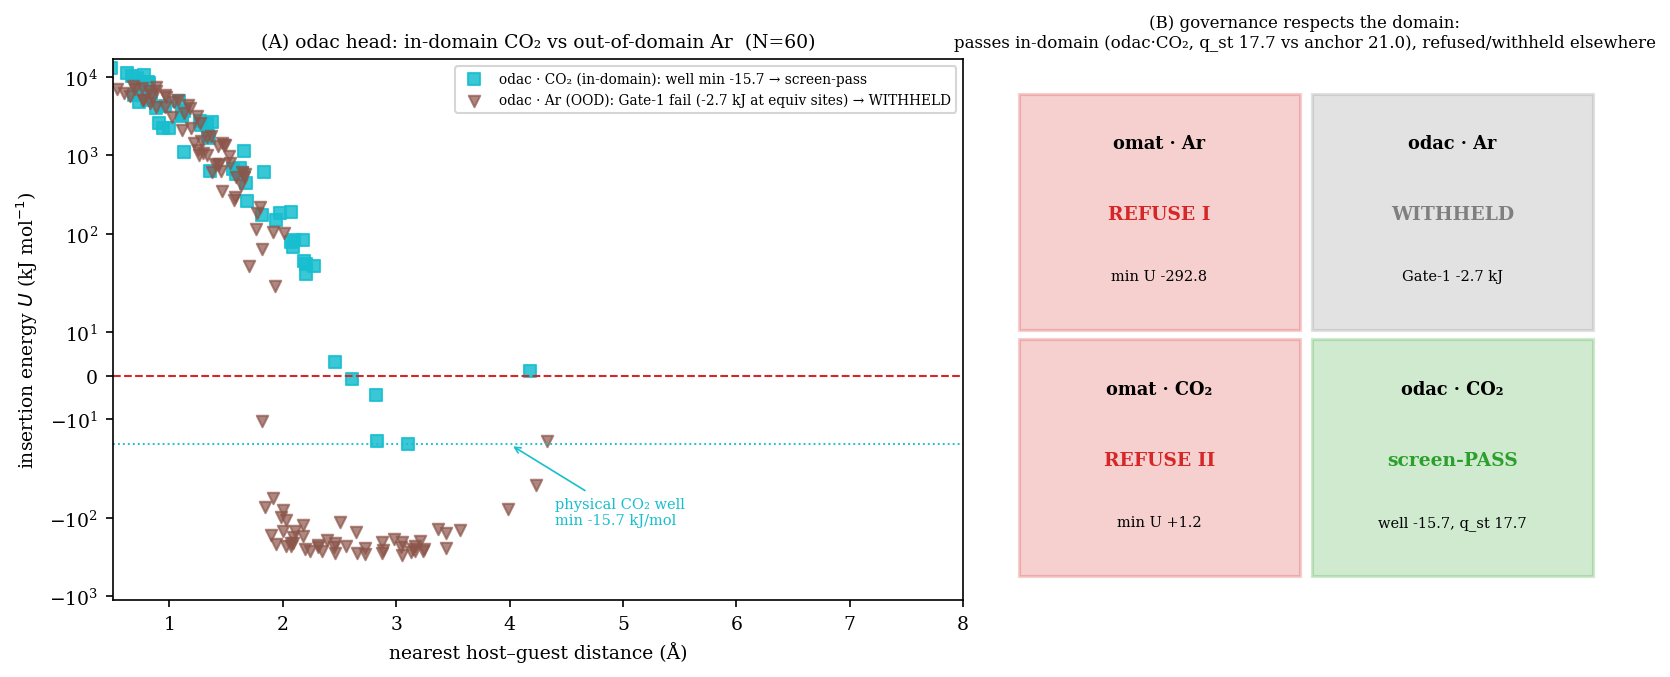

Here is the Python script that generated this plot:
#!/usr/bin/env python3
"""F2 — "governance respects the training domain" (UMA). Panel A: the odac head on CO2 (in-domain →
physical well) vs Ar (OOD → erratic/withheld), same model head. Panel B: the task×system verdict
matrix. Every number reads from committed JSONs."""
import figstyle as S
import matplotlib.pyplot as plt
import numpy as np

co2 = S.per_insertion("uma_co2_odac"); ar = S.per_insertion("uma_odac")
dco2 = np.array([r["min_dist_A"] for r in co2]); eco2 = np.array([r["U_mace_kJ"] for r in co2])
dar = np.array([r["min_dist_A"] for r in ar]); ear = np.array([r["U_mace_kJ"] for r in ar])

# numbers from JSON
co2_min = S.jget("wpb_uma_co2_odac.json", "min_U_mace_kJ")
co2_q = S.jget("wpb_uma_co2_odac.json", "screen_q_st_kJ")
co2_anchor = S.jget("wpb_uma_co2_odac.json", "accuracy_anchor_q_st_kJ")
co2_gate1 = S.jget("wpb_uma_co2_odac.json", "gate1_second_open_U_kJ")
co2_N = S.jget("wpb_uma_co2_odac.json", "N")
ar_gate1_eq = S.jget("wpb_uma_odac.json", "gate1_second_open_U_kJ")  # periodic equivalent-sites Gate-1
omatAr_min = S.jget("wpb_uma_omat.json", "min_U_mace_kJ")
omatAr_v = S.jget("wpb_uma_omat.json", "verdict")
omatCO2_min = S.jget("wpb_uma_co2_omat.json", "min_U_mace_kJ")

plt.rcParams.update({"font.family": "serif", "font.size": 9})
fig, (axA, axB) = plt.subplots(1, 2, figsize=(11.0, 4.6), gridspec_kw={"width_ratios": [1.35, 1.0]})

# ── Panel A: odac head, CO2 (in-domain) vs Ar (OOD) ──
axA.axhline(0, color=S.COLORS["floor"], ls="--", lw=1.0)
axA.scatter(dco2, eco2, s=30, c=S.COLORS["uma_odac"], marker="s",
            label=f"odac · CO₂ (in-domain): well min {S.fmt(co2_min, signed=True)} → screen-pass", alpha=0.85)
axA.scatter(dar, ear, s=30, c=S.COLORS["uma_omat"], marker="v",
            label=f"odac · Ar (OOD): Gate-1 fail ({S.fmt(ar_gate1_eq)} kJ at equiv sites) → WITHHELD", alpha=0.7)
axA.axhline(co2_min, color=S.COLORS["uma_odac"], ls=":", lw=0.9)
axA.annotate(f"physical CO₂ well\nmin {S.fmt(co2_min, signed=True)} kJ/mol", (4.0, co2_min),
             xytext=(4.4, -120), fontsize=7, color=S.COLORS["uma_odac"],
             arrowprops=dict(arrowstyle="->", color=S.COLORS["uma_odac"], lw=0.8))
axA.set_yscale("symlog", linthresh=20); axA.set_xlim(0.5, 8)
axA.set_xlabel("nearest host–guest distance (Å)"); axA.set_ylabel(r"insertion energy $U$ (kJ mol$^{-1}$)")
axA.set_title(f"(A) odac head: in-domain CO₂ vs out-of-domain Ar  (N={co2_N})", fontsize=9)
axA.legend(fontsize=6.6, loc="upper right")

# ── Panel B: task × system verdict matrix ──
axB.axis("off")
cells = [
    # (col, row, task, system, color_key, line1, line2)
    (0, 1, "omat", "Ar",  "#d62728", "REFUSE I", f"min U {S.fmt(omatAr_min, signed=True)}"),
    (1, 1, "odac", "Ar",  "#7f7f7f", "WITHHELD", f"Gate-1 {S.fmt(ar_gate1_eq)} kJ"),
    (0, 0, "omat", "CO₂", "#d62728", "REFUSE II", f"min U {S.fmt(omatCO2_min, signed=True)}"),
    (1, 0, "odac", "CO₂", "#2ca02c", "screen-PASS", f"well {S.fmt(co2_min, signed=True)}, q_st {S.fmt(co2_q)}"),
]
for col, row, task, sysn, color, v1, v2 in cells:
    x, y = col, row
    axB.add_patch(plt.Rectangle((x, y), 0.96, 0.96, facecolor=color, alpha=0.22, edgecolor=color, lw=1.5))
    axB.text(x + 0.48, y + 0.74, f"{task} · {sysn}", ha="center", fontsize=8.5, weight="bold")
    axB.text(x + 0.48, y + 0.45, v1, ha="center", fontsize=9, color=color, weight="bold")
    axB.text(x + 0.48, y + 0.20, v2, ha="center", fontsize=7)
axB.set_xlim(-0.1, 2.05); axB.set_ylim(-0.1, 2.1)
axB.set_title(f"(B) governance respects the domain:\npasses in-domain (odac·CO₂, q_st {S.fmt(co2_q)} vs anchor {S.fmt(co2_anchor)}), refused/withheld elsewhere", fontsize=8)
fig.tight_layout()
S.save(fig, "f2_uma_domain")
print(f"values: co2_min={co2_min} co2_q={co2_q} anchor={co2_anchor} co2_gate1={co2_gate1} omatAr_min={omatAr_min} omatCO2_min={omatCO2_min}")
